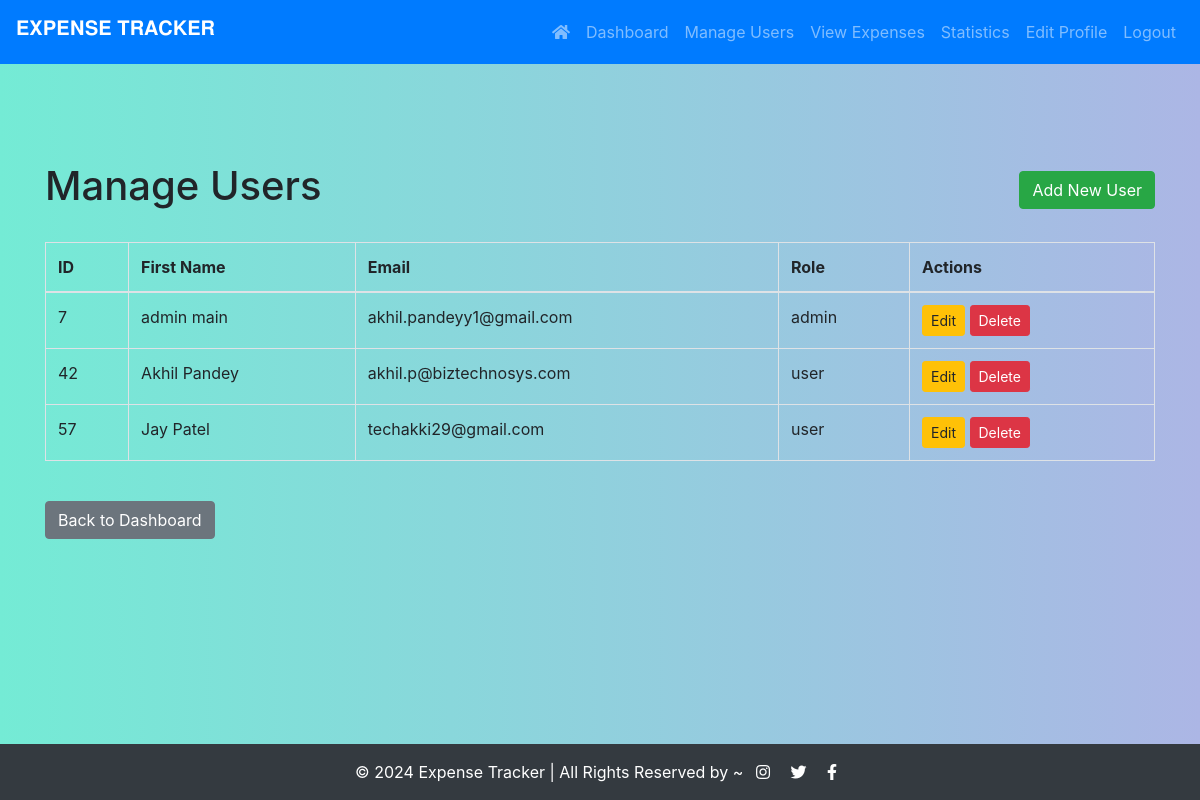
Page /admin_manage_users.php (signed in) on the committed database.
### tables this page shows
CREATE TABLE `users` (
  `id` int(11) NOT NULL,
  `first_name` varchar(50) DEFAULT NULL,
  `last_name` varchar(50) DEFAULT NULL,
  `email` varchar(100) DEFAULT NULL,
  `password` varchar(255) DEFAULT NULL,
  `role` enum('admin','user') DEFAULT 'user',
  `otp` varchar(6) NOT NULL,
  `otp_created_at` datetime DEFAULT NULL,
  `created_at` timestamp NOT NULL DEFAULT current_timestamp(),
  `approve` tinyint(1) NOT NULL DEFAULT 0
);

### admin_manage_users.php (the view, shortened to what this page needs)
<?php
include 'header.php';
$query = "SELECT * FROM users";
$result = mysqli_query($conn, $query);
?>
<!DOCTYPE html>
<html lang="en">
<head>
    <link rel="stylesheet" href="https://stackpath.bootstrapcdn.com/bootstrap/4.5.2/css/bootstrap.min.css">
    <link rel="stylesheet" href="style.css">
</head>
<body>
    <div class="container">
        <div class="d-flex justify-content-between align-items-center mt-5">
            <h1>Manage Users</h1>
            <a href="admin_add_user.php" class="btn btn-success">Add New User</a>
        </div>
        <div class="table-responsive">
            <table class="table table-bordered mt-4">
                <thead>
                    <tr>
                        <th>ID</th>
                        <th>First Name</th>
                        <th>Email</th>
                        <th>Role</th>
                        <th>Actions</th>
                    </tr>
                </thead>
                <tbody>
                    <?php while ($user = mysqli_fetch_assoc($result)): ?>
                    <tr>
                        <td><?php echo htmlspecialchars($user['id']); ?></td>
                        <td><?php echo htmlspecialchars($user['first_name'] . ' ' . $user['last_name']); ?></td>
                        <td><?php echo htmlspecialchars($user['email']); ?></td>
                        <td><?php echo htmlspecialchars($user['role']); ?></td>
                        <td>
                            <a href="admin_edit_user.php?id=<?php echo $user['id']; ?>" class="btn btn-warning btn-sm">Edit</a>
                            <a href="admin_delete_user.php?id=<?php echo $user['id']; ?>" class="btn btn-danger btn-sm" onclick="return confirm('Are you sure you want to delete this user?');">Delete</a>
                        </td>
                    </tr>
                    <?php endwhile; ?>
                </tbody>
            </table>
            <a href="admin_dashboard.php" class="btn btn-secondary mt-4">Back to Dashboard</a><br><br>
        </div>
    </div>
    <?php include 'footer.php'; ?>
</body>
</html>

### style.css (style rules this page uses)
body { font-family: 'Segoe UI', Tahoma, Geneva, Verdana, sans-serif; background: linear-gradient(to right, #74ebd5, #acb6e5); min-height: 100vh; margin: 0; padding: 0; display: flex; flex-direction: column; }
.container { flex: 1; margin-top: 50px; }

### header.php (style rules this page uses)
body { font-family: 'Roboto', sans-serif; }

### footer.php (style rules this page uses)
html, body { height: 100%; margin: 0; }
body { display: flex; flex-direction: column; }

### rows in the picture
users: id "7", first_name+last_name "admin main", email "akhil.pandeyy1@gmail.com", role "admin"
users: id "42", first_name+last_name "Akhil Pandey", email "akhil.p@biztechnosys.com", role "user"
users: id "57", first_name+last_name "Jay Patel", email "techakki29@gmail.com", role "user"
